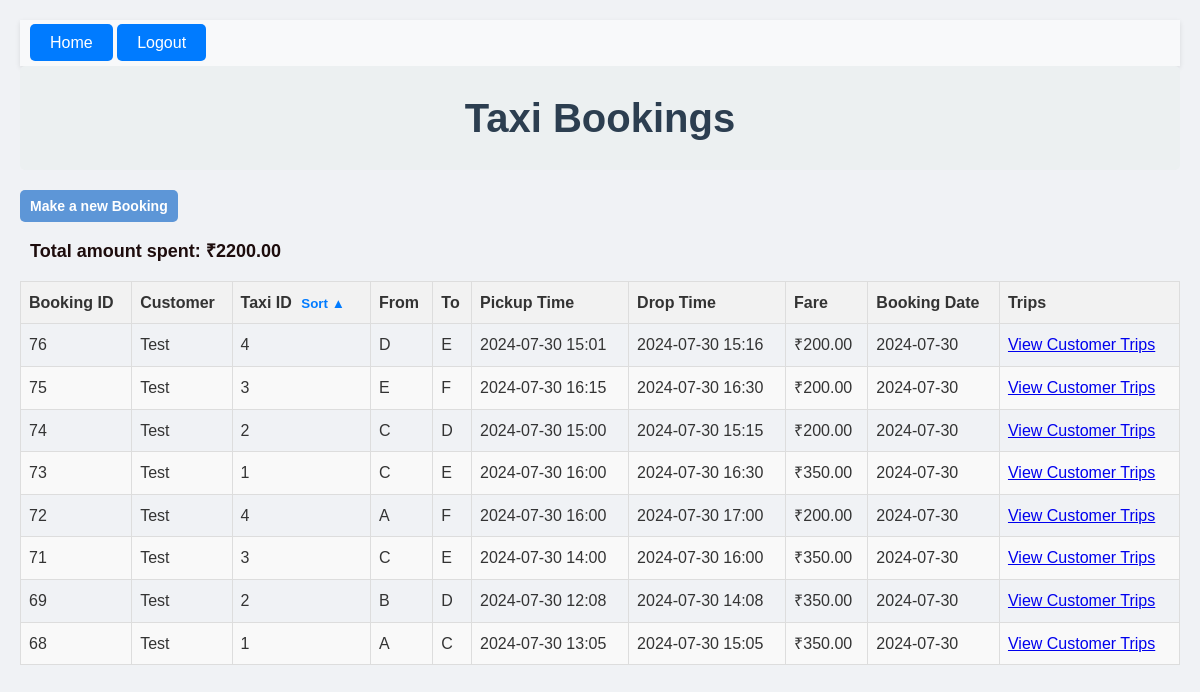
Before: /taxis/ (signed in) with the older database file.
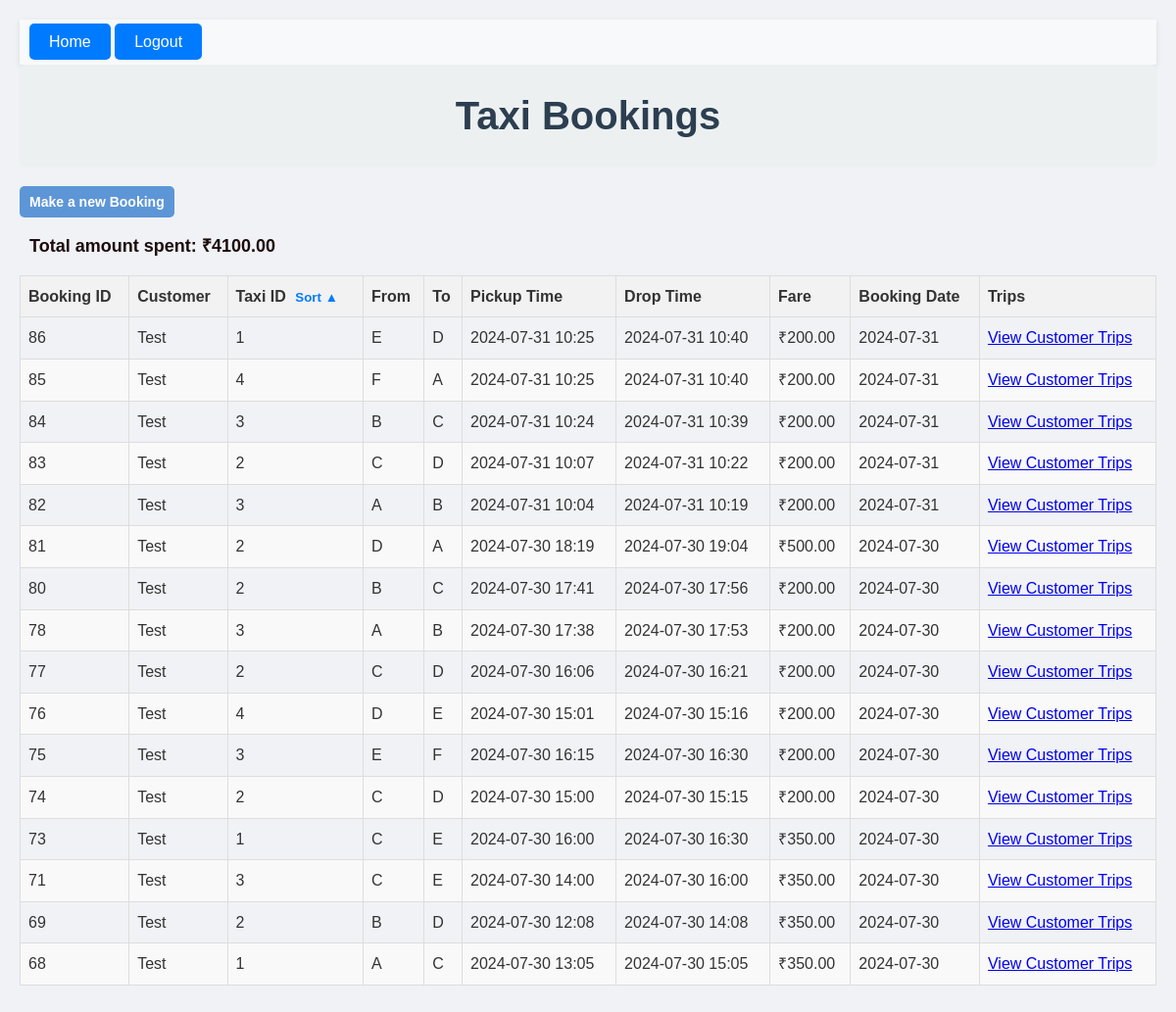
After: the same page with the newer database file.
### bookings/models.py (models this page shows, shortened)
class Booking(models.Model):
    booking_id = models.AutoField(primary_key=True)
    taxi = models.ForeignKey(Taxi, on_delete=models.CASCADE)
    customer = models.ForeignKey(Customer, on_delete=models.CASCADE)
    pickup_point = models.CharField(max_length=1, choices=[('A', 'A'), ('B', 'B'), ('C', 'C'), ('D', 'D'), ('E', 'E'), ('F', 'F')])
    drop_point = models.CharField(max_length=1, choices=[('A', 'A'), ('B', 'B'), ('C', 'C'), ('D', 'D'), ('E', 'E'), ('F', 'F')])
    pickup_time = models.DateTimeField()
    drop_time = models.DateTimeField(default=None, null=True, blank=True)
    booking_time = models.TimeField(auto_now_add=True)
    booking_date = models.DateField(auto_now_add=True)
    fare_amount = models.DecimalField(max_digits=10, decimal_places=2,default=0)

class Customer(models.Model):
    user = models.OneToOneField(User, null=True, blank=True, on_delete=models.SET_NULL)
    customer_id = models.AutoField(primary_key=True)
    customer_name = models.CharField(max_length=255)

class Taxi(models.Model):
    taxi_id = models.AutoField(primary_key=True)
    driver = models.OneToOneField(User, on_delete=models.SET_NULL, null=True, related_name='assigned_taxi')
    current_location = models.CharField(max_length=1, choices=[('A', 'A'), ('B', 'B'), ('C', 'C'), ('D', 'D'), ('E', 'E'), ('F', 'F')],default='A')
    earnings = models.DecimalField(max_digits=10, decimal_places=2, default=0.0)
    location_index = models.IntegerField(default=0)

### bookings/views.py (the view, shortened to what this page needs)
# urls.py: path('taxis/', views.display_bookings, name='display_taxi_details'),
@login_required
def display_bookings(request):
    if request.user.groups.filter(name='Driver').exists():
        return redirect('driver_dashboard')
    if hasattr(request.user, 'customer'):
        bookings = Booking.objects.filter(customer=request.user.customer).order_by('-booking_date', '-booking_time')
        total_spent = sum(booking.fare_amount for booking in bookings)
    elif request.user.is_superuser:
        bookings = Booking.objects.all().order_by('-booking_date', '-booking_time')
        total_spent = 0
    else:
        messages.error(request,"You dont have access to anything")
        return redirect('index')
    sort_order = request.POST.get('sort_order', 'asc')
    context = {
        'bookings': bookings,
        'sort_order': sort_order,
        'is_admin': request.user.is_superuser,
        'is_customer': hasattr(request.user, 'customer'),
        'total_spent': total_spent
    }
    return render(request, 'display_taxi_details.html', context)

### bookings/templates/display_taxi_details.html (shortened to what this page needs)
{% extends 'base.html' %}
{% block content %}
<body class="taxi-bookings-body">
    <h1 class="taxi-bookings-header">Taxi Bookings</h1>
    <a href="{% url 'book_taxi' %}" class="back-btn">Make a new Booking</a>
    {% if bookings %}
       {% if is_customer %}
       <p class="total-spent">Total amount spent: ₹{{total_spent}}</p>
       {% endif %}
        <form method="post" action="{% url 'display_taxi_details' %}">
            <table class="taxi-bookings-table">
                <thead>
                    <tr>
                        <th>Booking ID</th>
                        <th>Customer</th>
                        <th>
                            Taxi ID
                            <button type="submit" name="sort_by_taxi_id">
                                Sort
                             {% if sort_order == 'asc' %}▲{% else %}▼{% endif %}
                            </button>
                        </th>
                        <th>From</th>
                        <th>To</th>
                        <th>Pickup Time</th>
                        <th>Drop Time</th>
                        <th>Fare</th>
                        <th>Booking Date</th>
                        <th>Trips</th>
                    </tr>
                </thead>
                <tbody>
                    {% for booking in bookings %}
                <tr>
                     <td>{{ booking.booking_id }}</td>
                     <td>{{ booking.customer.customer_name }}</td>
                     <td>{{ booking.taxi.taxi_id }}</td>
                     <td>{{ booking.pickup_point }}</td>
                     <td>{{ booking.drop_point }}</td>
                     <td>{{ booking.pickup_time|date:"Y-m-d H:i" }}</td>
                     <td>{{ booking.drop_time|date:"Y-m-d H:i" }}</td>
                     <td>₹{{ booking.fare_amount }}</td>
                     <td>{{ booking.booking_date|date:"Y-m-d" }}</td>
                     <td>
                     {% if user.customer == booking.customer %}
                     <a href="{% url 'view_customer_trips' booking.customer.customer_id %}">View Customer Trips</a>
                     {% endif %}
                     </td>
                </tr>
                {% endfor %}
                </tbody>
            </table>
        </form>
    {% else %}
        <p>No bookings found.</p>
    {% endif %}
</body>
{% endblock %}

Changed rows visible on the page:
removed Booking: booking_id "72", customer.customer_name "Test", taxi.taxi_id "4", pickup_point "A", drop_point "F", pickup_time "2024-07-30 16:00", drop_time "2024-07-30 17:00", fare_amount "200.00", booking_date "2024-07-30", shows "View Customer Trips"
added Booking: booking_id "86", customer.customer_name "Test", taxi.taxi_id "1", pickup_point "E", drop_point "D", pickup_time "2024-07-31 10:25", drop_time "2024-07-31 10:40", fare_amount "200.00", booking_date "2024-07-31", shows "View Customer Trips"
added Booking: booking_id "85", customer.customer_name "Test", taxi.taxi_id "4", pickup_point "F", drop_point "A", pickup_time "2024-07-31 10:25", drop_time "2024-07-31 10:40", fare_amount "200.00", booking_date "2024-07-31", shows "View Customer Trips"
added Booking: booking_id "84", customer.customer_name "Test", taxi.taxi_id "3", pickup_point "B", drop_point "C", pickup_time "2024-07-31 10:24", drop_time "2024-07-31 10:39", fare_amount "200.00", booking_date "2024-07-31", shows "View Customer Trips"
added Booking: booking_id "83", customer.customer_name "Test", taxi.taxi_id "2", pickup_point "C", drop_point "D", pickup_time "2024-07-31 10:07", drop_time "2024-07-31 10:22", fare_amount "200.00", booking_date "2024-07-31", shows "View Customer Trips"
added Booking: booking_id "82", customer.customer_name "Test", taxi.taxi_id "3", pickup_point "A", drop_point "B", pickup_time "2024-07-31 10:04", drop_time "2024-07-31 10:19", fare_amount "200.00", booking_date "2024-07-31", shows "View Customer Trips"
added Booking: booking_id "81", customer.customer_name "Test", taxi.taxi_id "2", pickup_point "D", drop_point "A", pickup_time "2024-07-30 18:19", drop_time "2024-07-30 19:04", fare_amount "500.00", booking_date "2024-07-30", shows "View Customer Trips"
added Booking: booking_id "80", customer.customer_name "Test", taxi.taxi_id "2", pickup_point "B", drop_point "C", pickup_time "2024-07-30 17:41", drop_time "2024-07-30 17:56", fare_amount "200.00", booking_date "2024-07-30", shows "View Customer Trips"
added Booking: booking_id "78", customer.customer_name "Test", taxi.taxi_id "3", pickup_point "A", drop_point "B", pickup_time "2024-07-30 17:38", drop_time "2024-07-30 17:53", fare_amount "200.00", booking_date "2024-07-30", shows "View Customer Trips"
added Booking: booking_id "77", customer.customer_name "Test", taxi.taxi_id "2", pickup_point "C", drop_point "D", pickup_time "2024-07-30 16:06", drop_time "2024-07-30 16:21", fare_amount "200.00", booking_date "2024-07-30", shows "View Customer Trips"
Other visible differences:
{{ total_spent }}: "2200.00" → "4100.00"
